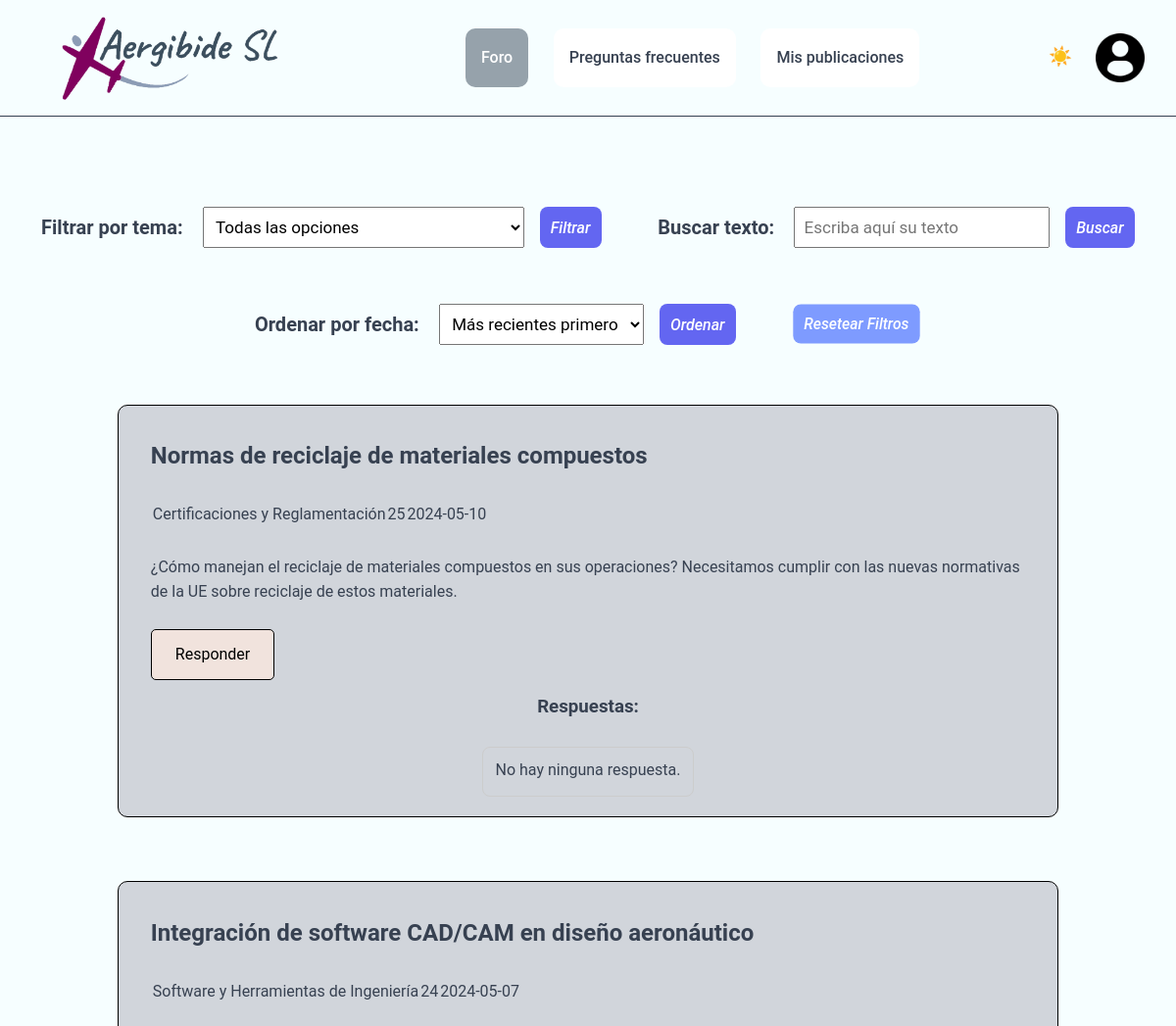
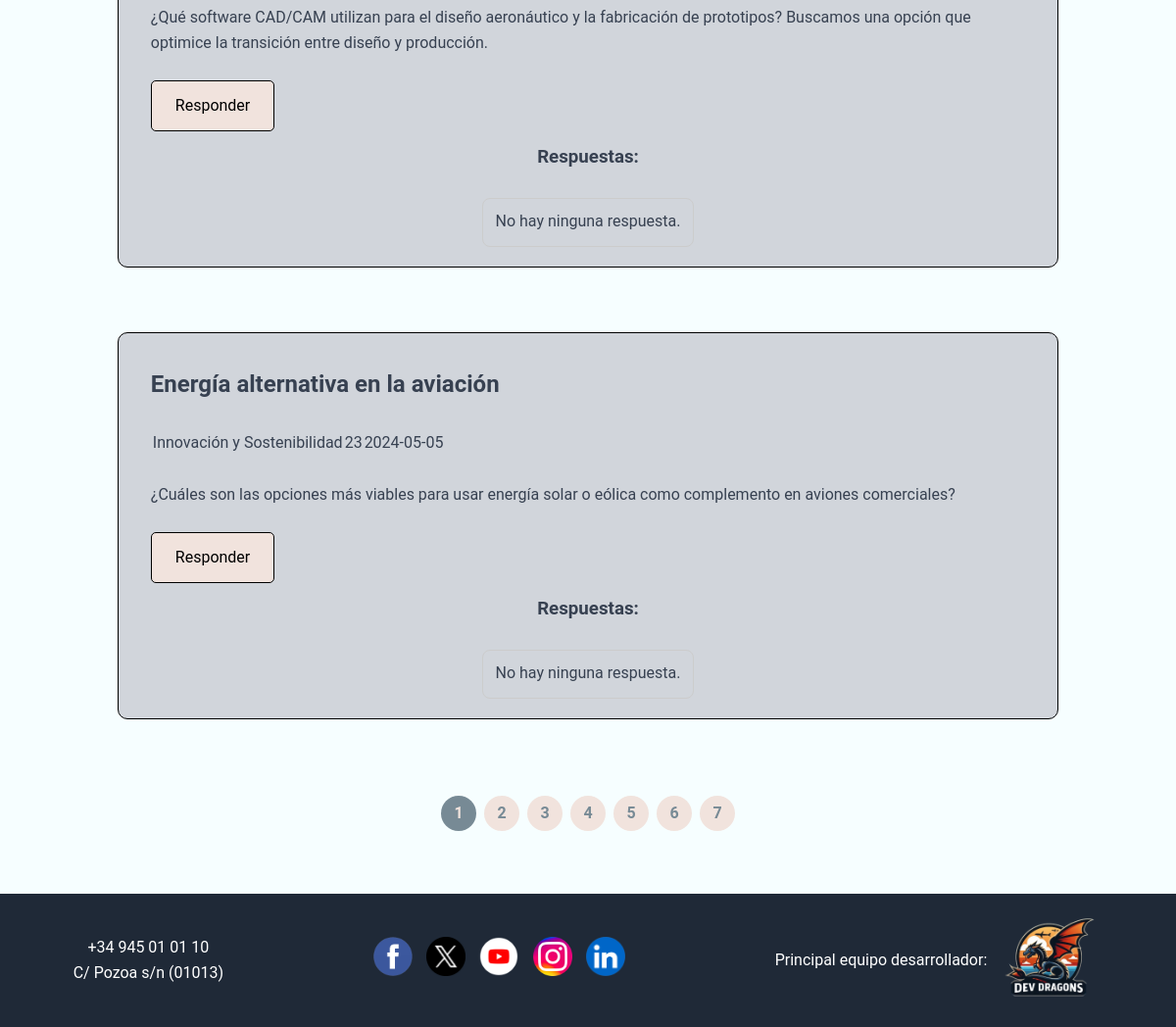
Before: /Aplicacion/mvc_reto/index.php?controller=pregunta&action=list_paginated (signed in) with the older database file (2 pictures, top to bottom).
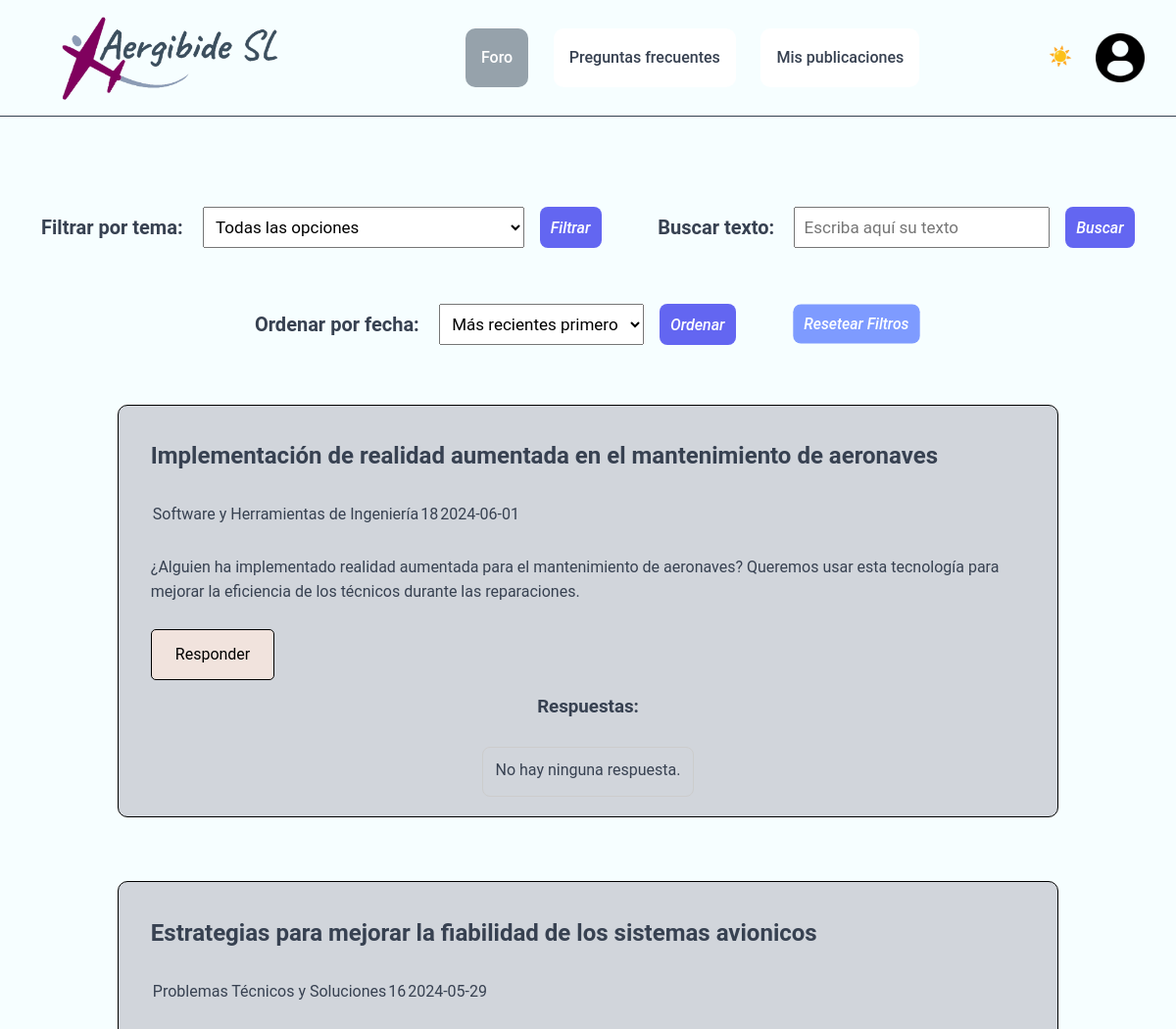
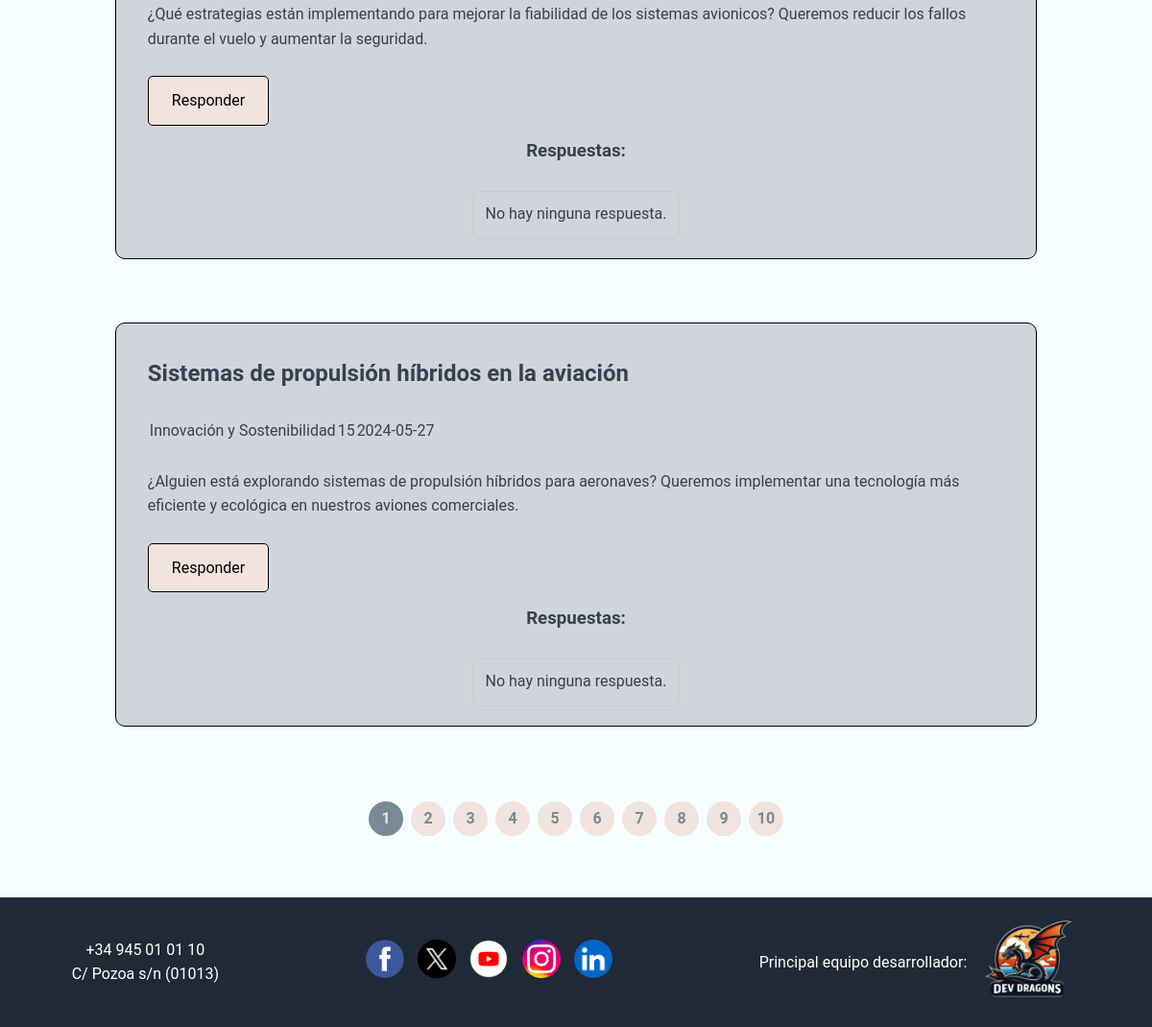
After: the same page with the newer database file (2 pictures, top to bottom).
### tables this page shows
CREATE TABLE `preguntas` (
                             `id` int(11) NOT NULL,
                             `titulo` varchar(100) NOT NULL,
                             `descripcion` varchar(300) NOT NULL,
                             `tema` varchar(100) NOT NULL,
                             `fecha` date NOT NULL,
                             `id_usuario` int(11) NOT NULL,
                             `archivo` varchar(255) DEFAULT NULL
);

### Aplicacion/mvc_reto/index.php (called while the page is built, shortened)
<?php
require_once "model/Db.php";
$controller = new $controllerName();
$dataToView["data"] = array();
if(method_exists($controller, $_GET["action"]))
    $dataToView["data"] = $controller -> {$_GET["action"]}();
require_once "view/".$_GET["controller"]."/".$controller->view.".html.php";
?>

### Aplicacion/mvc_reto/model/Db.php (called while the page is built, shortened)
<?php
class Db {
    public function __construct(){
        $this -> host = constant("DB_HOST");
        $this -> db = constant("DB");
        $this -> user = constant("DB_USER");
        $this -> pass = constant("DB_PASS");
        try {
            $this->connection = new PDO("mysql:host=" .$this->host.';
            dbname=' .$this->db, $this->user, $this->pass);
        }
        catch (PDOException $e){
            echo $e -> getMessage();
            exit();
        }
    }
}
?>

### Aplicacion/mvc_reto/model/Pregunta.php (called while the page is built, shortened)
<?php
class Pregunta {
    private $tabla = "preguntas";
    private $connection;
    public function getConexion(){
        $dbObj = new Db();
        $this->connection = $dbObj ->connection;
    }
    public function getPreguntasPaginated($tema, $palabraClave, $fechaOrden, $page=1){
        $limit = PAGINATION;
        $offset = ($page - 1) * $limit;
        $sql = "SELECT * FROM " . $this->tabla . " WHERE 1=1";
        if (!$fechaOrden || $fechaOrden == 'desc'){
            $sql .= " ORDER BY fecha DESC LIMIT :limit OFFSET :offset";
        }
        else{
            $sql .= " ORDER BY fecha ASC LIMIT :limit OFFSET :offset";
        }
        $stmt = $this->connection->prepare($sql);
        $stmt->bindParam(':limit', $limit, PDO::PARAM_INT);
        $stmt->bindParam(':offset', $offset, PDO::PARAM_INT);
        $stmt->execute();
        $preguntas = $stmt->fetchAll(PDO::FETCH_ASSOC);
        $totalPages = ceil($this->getTotalPreguntas($tema, $palabraClave) / $limit);
        return [$preguntas, $page, $totalPages];
    }
    public function getTotalPreguntas($tema = null, $palabraClave = null){
        $sql = "SELECT COUNT(*) FROM " . $this->tabla . " WHERE 1=1";
        $stmt = $this->connection->prepare($sql);
        $stmt->execute();
        return $stmt->fetchColumn();
    }
}

### Aplicacion/mvc_reto/controller/PreguntaController.php (called while the page is built, shortened)
<?php
require_once "model/Pregunta.php";
require_once "RespuestaController.php";
class PreguntaController {
    public $model;
    public function __construct() {
        $this->model = new Pregunta();
    }
    public function list_paginated(){
        $page = isset($_GET['page']) ? $_GET['page'] : 1;
        $tema = null;
        $palabraClave = null;
        $fechaOrden = null;
        list($preguntas, $currentPage, $totalPages) = $this->model->getPreguntasPaginated($tema, $palabraClave, $fechaOrden, $page);
        $respuestaController = new RespuestaController();
        $preguntasConRespuestas = [];
        foreach ($preguntas as $pregunta){
            $pregunta['respuestas'] = $respuestaController -> view($pregunta['id']);
            $preguntasConRespuestas[] = $pregunta;
        }
        return [$preguntasConRespuestas, $currentPage, $totalPages];
    }
}
?>

### Aplicacion/mvc_reto/model/Respuesta.php (called while the page is built, shortened)
<?php
class Respuesta {
    private $tabla = "respuestas";
    private $connection;
    public function getConexion(){
        $dbObj = new Db();
        $this->connection = $dbObj ->connection;
    }
    public function getRespuestaByPreguntaId($preguntaId){
        $sql = "SELECT * FROM ". $this->tabla ." WHERE id_pregunta = ?";
        $stmt = $this->connection->prepare($sql);
        $stmt -> execute([$preguntaId]);
        return $stmt->fetchAll(PDO::FETCH_ASSOC);
    }
}

### Aplicacion/mvc_reto/controller/RespuestaController.php (called while the page is built, shortened)
<?php
require_once "model/Respuesta.php";
class RespuestaController {
    public $model;
    public function __construct() {
        $this->model = new Respuesta();
    }
    public function view($preguntaId){
        return $this->model->getRespuestaByPreguntaId($preguntaId);
    }
}
?>

### Aplicacion/mvc_reto/view/pregunta/foro.html.php (the view, shortened to what this page needs)
<?php
$bodyClass = "pag_foro";
$botonBloqueado = "d_botonForo";
$conMenu = true;
require_once __DIR__ . "/../layout/header.php";
$temas = [
    "diseno_aeronaves" => "Diseño y Desarrollo de Aeronaves",
    "fabricacion_produccion" => "Fabricación y Producción",
    "mantenimiento_operaciones" => "Mantenimiento y Operaciones",
    "innovacion_sostenibilidad" => "Innovación y Sostenibilidad",
    "certificaciones_reglamentacion" => "Certificaciones y Reglamentación",
    "problemas_tecnicos" => "Problemas Técnicos y Soluciones",
    "colaboracion_interdepartamental" => "Colaboración Interdepartamental",
    "software_herramientas" => "Software y Herramientas de Ingeniería",
    "gestion_conocimiento" => "Gestión del Conocimiento",
    "otro" => "Otro tema"
];
$filtroTema = $_GET['filtroTema'] ?? '';
$filtroBusqueda = $_GET['filtroBusqueda'] ?? '';
$filtroFecha = $_GET['filtroFecha'] ?? '';
?>
<div class="contenido">
    <div class="apartadoFiltrar">
        <div class="filtrarPorTema">
            <label for="filtroTema">Filtrar por tema:</label>
            <form action="index.php" method="get">
                <select name="filtroTema" id="filtroTema" required>
                    <option value="todas" <?= htmlspecialchars($filtroTema) === 'todas' ? 'selected' : '' ?> style="font-style: oblique">Todas las opciones</option>
                </select>
                <input type="submit" class="bFiltrar" value="Filtrar">
            </form>
        </div>
        <div class="filtrarPorTexto">
            <label for="filtroBusqueda">Buscar texto:</label>
            <form action="index.php" method="get">
                <input type="text" id="filtroBusqueda" name="filtroBusqueda" placeholder="Escriba aquí su texto" value="<?= $filtroBusqueda ?? '' ?>">
                <input type="submit" class="bFiltrar" value="Buscar">
            </form>
        </div>
        <div class="filtrarPorFecha">
            <label for="filtroFecha">Ordenar por fecha:</label>
            <form action="index.php" method="get">
                <select name="filtroFecha" id="filtroFecha" required>
                    <option value="desc" <?= htmlspecialchars($filtroFecha) === 'desc' ? 'selected' : '' ?> style="font-style: oblique">Más recientes primero</option>
                </select>
                <input type="submit" class="bFiltrar" value="Ordenar">
            </form>
        </div>
        <div class="resetearFiltros">
            <form action="index.php" method="get">
                <input type="submit" class="bResetearFiltros" value="Resetear Filtros">
            </form>
        </div>
    </div>
    <?php
    if(!empty($dataToView["data"][0]) && count($dataToView["data"])>0){
        foreach($dataToView["data"][0] as $pregunta){
            ?>
            <div class="pregunta">
                <div class="tituloPregunta">
                    <h2><?php echo $pregunta["titulo"]; ?></h2>
                </div>
                <div class="datosPreguntaUsuario">
                    <table>
                        <tr>
                            <td>
                                <?php
                                echo $temas[$pregunta["tema"]] ?? "Tema no especificado";
                                ?>
                            </td>
                            <td>
                                <?php
                                echo $pregunta["id_usuario"] ?? "Usuario inexistente";
                                ?>
                            </td>
                            <td>
                                <?php
                                echo $pregunta["fecha"] ?? "Fecha inespecífica";
                                ?>
                            </td>
                        </tr>
                    </table>
                </div>
                <div class="descPregunta">
                    <?php echo $pregunta["descripcion"]; ?>
                </div>
                <div class="divBResponder">
                    <div class="bResponder">
                        <a href="index.php?controller=respuesta&action=crear&id_pregunta=<?php echo $pregunta["id"]; ?>">
                            Responder</a>
                    </div>
                </div>
                <h3>Respuestas:</h3>
                <br>
                <div class="respuestas">
                    <?php
                    if(isset($pregunta['respuestas']) && !empty($pregunta['respuestas'])){
                        foreach($pregunta['respuestas'] as $respuesta){
                            ?>
                            <div class="respuesta">
                                <p><?php echo $respuesta['solucion']; ?></p>
                            </div>
                            <div class="imagen">
                                <?php
                                if($respuesta['archivo'] != "" || $respuesta['archivo'] != NULL){
                                    ?>
                                    <a href="./uploads/<?php echo $respuesta['archivo'] ?>">Ver imagen</a>
                                    <?php
                                }
                                ?>
                            </div>
                            <div class="d_bFavorito">
                                <form action="index.php?controller=favorito&action=save&id_respuesta=<?php echo $respuesta["id"]; ?>" method="POST" class="form_estrella">
                                    <button type="submit" class="bFavorito" style="border: none; background: none;">
                                        <img class="icono_estrella"
                                             src="/Proyecto1/Reto_1_Equipo_2/Aplicacion/mvc_reto/assets/imagenes/icono_estrella.png"
                                             alt="Símbolo de estrella" width="40" height="auto">
                                    </button>
                                </form>
                            </div>
                            <?php
                        }
                    }
                    else{
                        ?>
                        <p>No hay ninguna respuesta.</p>
                        <?php
                    }
                    ?>
                </div>
            </div>
            <br>
            <?php
        }
        ?>
        <nav aria-label="Paginación de preguntas">
            <ul>
                <?php for ($i = 1; $i <= $dataToView["data"][2]; $i++): ?>
                    <li class="page-item <?= ($i == $dataToView["data"][1]) ? 'active' : ''; ?>">
                        <a class="page-link" href="index.php?controller=pregunta&action=list_paginated&page=<?= $i; ?>&filtroTema=<?= urlencode($filtroTema); ?>"><?= $i; ?></a>
                    </li>
                <?php endfor; ?>
            </ul>
        </nav>
        <?php
    }
    else{
        ?>
        <div>
            No hay preguntas registradas.
        </div>
        <?php
    }
    ?>
</div>
<?php require_once __DIR__ . "/../layout/footer.php"; ?>
</body>
</html>

### Aplicacion/mvc_reto/view/layout/header.php (shortened to what this page needs)
<!DOCTYPE html>
<html lang="es">
<head>
    <link rel="stylesheet" href="/Proyecto1/Reto_1_Equipo_2/Aplicacion/mvc_reto/assets/css/style.css">
</head>
<body class="<?php echo isset($bodyClass) ? $bodyClass : 'defaultBodyClass'; ?>">
<?php if ($conMenu): ?>
<header>
    <div class="d_logo_empresa">
        <a href="index.php?controller=pregunta&action=list_paginated">
            <img class="logo_empresa"
                 src="/Proyecto1/Reto_1_Equipo_2/Aplicacion/mvc_reto/assets/imagenes/logo_empresa.png"
                 alt="Logo Aergibide SL" width="260" height=auto>
        </a>
    </div>
    <div><button class="menu-toggle" aria-label="Abrir menú">☰</button></div>
    <div class="d_botonesHeader">
        <div class="d_botonForo" <?php if ($botonBloqueado == "d_botonForo") echo 'id="botonBloqueado"'; ?>>
            <a href="index.php?controller=pregunta&action=list_paginated" class="botonForo">Foro</a>
        </div>
        <div class="d_botonPreguntas" <?php if ($botonBloqueado == "d_botonPreguntas") echo 'id="botonBloqueado"'; ?>>
            <a href="index.php?controller=pregunta&action=frecuentes" class="botonPreguntas">Preguntas frecuentes</a>
        </div>
        <div class="d_botonMisPreguntas" <?php if ($botonBloqueado == "d_botonMisPreguntas") echo 'id="botonBloqueado"'; ?>>
            <a href="index.php?controller=pregunta&action=misPreguntas" class="botonCrear">Mis publicaciones</a>
        </div>
    </div>
    <div class="d_botonPerfil">
        <button class="theme-toggle" aria-label="Cambiar tema">☀️</button>
        <a href="#" id="botonPerfil">
            <img src="/Proyecto1/Reto_1_Equipo_2/Aplicacion/mvc_reto/assets/imagenes/perfil.png"
                 class="icono_perfil" alt="Perfil"
                 width="50" height="50">
        </a>
    </div>
</header>
<?php endif; ?>

### Aplicacion/mvc_reto/view/layout/footer.php (shortened to what this page needs)
<footer>
    <div class="d_telefonoDireccion">
        <p>+34 945 01 01 10</p>
        <p>C/ Pozoa s/n (01013)</p>
    </div>
    <div class="d_botonesRS">
        <a href="https://www.facebook.com/Egibide/" class="botonRS">
            <img src="/Proyecto1/Reto_1_Equipo_2/Aplicacion/mvc_reto/assets/imagenes/logo_facebook.png"
                 alt="Facebook" width="40" height="40">
        </a>
        <a href="https://twitter.com/egibide?lang=es" class="botonRS">
            <img src="/Proyecto1/Reto_1_Equipo_2/Aplicacion/mvc_reto/assets/imagenes/logo_x.png"
                 alt="X (Twitter)" width="40" height="40">
        </a>
        <a href="https://www.youtube.com/user/Egibide" class="botonRS">
            <img src="/Proyecto1/Reto_1_Equipo_2/Aplicacion/mvc_reto/assets/imagenes/logo_youtube.png"
                 alt="YouTube" width="40" height="40">
        </a>
        <a href="https://www.instagram.com/egibide_vg/?hl=es" class="botonRS">
            <img src="/Proyecto1/Reto_1_Equipo_2/Aplicacion/mvc_reto/assets/imagenes/logo_instagram.png"
                 alt="Instagram" width="40" height="40">
        </a>
        <a href="https://es.linkedin.com/school/egibide/" class="botonRS">
            <img src="/Proyecto1/Reto_1_Equipo_2/Aplicacion/mvc_reto/assets/imagenes/logo_linkedin.png"
                 alt="LinkedIn" width="40" height="40">
        </a>
    </div>
    <div class="d_equipo">
        <p>Principal equipo desarrollador:</p>
        <img class="logo_equipo" src="/Proyecto1/Reto_1_Equipo_2/Aplicacion/mvc_reto/assets/imagenes/logo_equipo2.png" alt="Logo Dev Dragons"
             width="110" height="110">
    </div>
</footer>

Changed rows visible on the page:
no longer on this page (row unchanged): preguntas: titulo "Normas de reciclaje de materiales compuestos", tema "Certificaciones y Reglamentación", id_usuario "25", fecha "2024-05-10", descripcion "¿Cómo manejan el reciclaje de materiales compuestos en sus operaciones? Necesitamos cumplir con las nuevas normativas de la UE sobre reciclaje de estos materiales."
no longer on this page (row unchanged): preguntas: titulo "Integración de software CAD/CAM en diseño aeronáutico", tema "Software y Herramientas de Ingeniería", id_usuario "24", fecha "2024-05-07", descripcion "¿Qué software CAD/CAM utilizan para el diseño aeronáutico y la fabricación de prototipos? Buscamos una opción que optimice la transición entre diseño y producción."
no longer on this page (row unchanged): preguntas: titulo "Energía alternativa en la aviación", tema "Innovación y Sostenibilidad", id_usuario "23", fecha "2024-05-05", descripcion "¿Cuáles son las opciones más viables para usar energía solar o eólica como complemento en aviones comerciales?"
added preguntas: titulo "Implementación de realidad aumentada en el mantenimiento de aeronaves", tema "Software y Herramientas de Ingeniería", id_usuario "18", fecha "2024-06-01", descripcion "¿Alguien ha implementado realidad aumentada para el mantenimiento de aeronaves? Queremos usar esta tecnología para mejorar la eficiencia de los técnicos durante las reparaciones."
added preguntas: titulo "Estrategias para mejorar la fiabilidad de los sistemas avionicos", tema "Problemas Técnicos y Soluciones", id_usuario "16", fecha "2024-05-29", descripcion "¿Qué estrategias están implementando para mejorar la fiabilidad de los sistemas avionicos? Queremos reducir los fallos durante el vuelo y aumentar la seguridad."
added preguntas: titulo "Sistemas de propulsión híbridos en la aviación", tema "Innovación y Sostenibilidad", id_usuario "15", fecha "2024-05-27", descripcion "¿Alguien está explorando sistemas de propulsión híbridos para aeronaves? Queremos implementar una tecnología más eficiente y ecológica en nuestros aviones comerciales."
Other visible differences:
new list line: "8"
new list line: "9"
new list line: "10"
